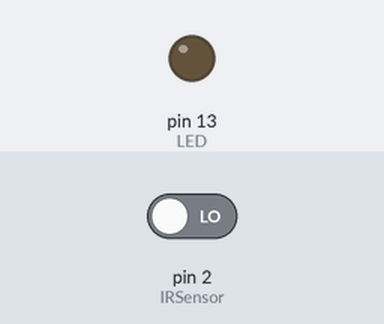
This sketch was run on a simulated Arduino Uno, built with avr-gcc and run on an emulated ATmega328P. Shown: output pins drawn as LEDs (lit = HIGH). Inputs (shaded band) come from the test bench; at power-on: pin 2 (IRSensor) LOW.

Above: at 1.2 s.
1.3 s: pin 2 (IRSensor) driven HIGH
At 2.0 s:
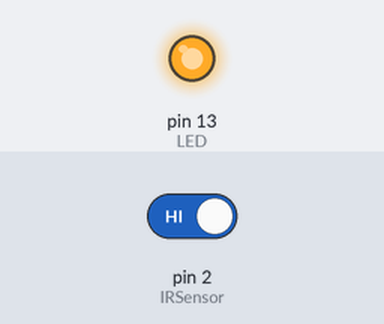
2.8 s: pin 2 (IRSensor) driven LOW
At 3.1 s:
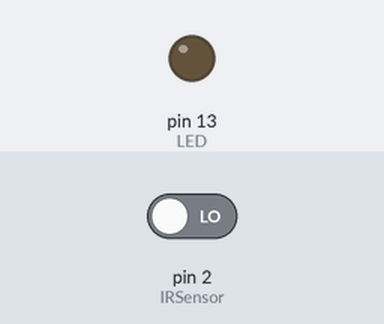
Timing chart, 0 to 5.8 s (numbered marks = the images above; inputs shaded):
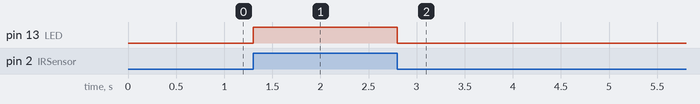

The sketch:

IR_Sensor.ino
```cpp
int IRSensor = 2; // connect ir sensor to arduino pin 2
int LED = 13; // conect Led to arduino pin 13


void setup()
{


  pinMode (IRSensor, INPUT); // sensor pin INPUT
  pinMode (LED, OUTPUT); // Led pin OUTPUT
}

void loop()
{
  int statusSensor = digitalRead (IRSensor);

  if (statusSensor == 1)
  {
    digitalWrite(LED, HIGH); // LED HIGH
  }

  else
  {
    digitalWrite(LED, LOW); // LED LOW
  }

}
```

code_for_ultrasonic_sensor.ino
```cpp

```

Measured:
- after the input at 1.3 s, pin 13 (LED): LOW → HIGH at once
- after the input at 2.8 s, pin 13 (LED): HIGH → LOW at once
